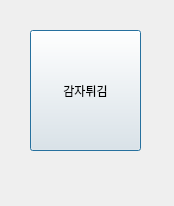
<?xml version="1.0" encoding="UTF-8"?>
<ui version="4.0">
 <class>Dialog</class>
 <widget class="QDialog" name="Dialog">
  <property name="geometry">
   <rect>
    <x>0</x>
    <y>0</y>
    <width>174</width>
    <height>206</height>
   </rect>
  </property>
  <property name="windowTitle">
   <string>Dialog</string>
  </property>
  <widget class="QPushButton" name="pb">
   <property name="geometry">
    <rect>
     <x>30</x>
     <y>30</y>
     <width>111</width>
     <height>121</height>
    </rect>
   </property>
   <property name="text">
    <string>감자튀김</string>
   </property>
  </widget>
 </widget>
 <resources/>
 <connections/>
</ui>
